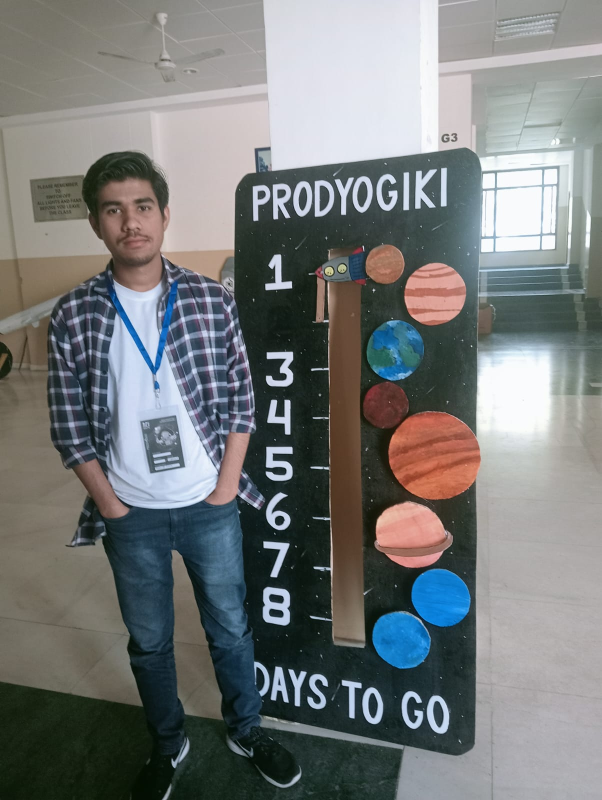
#> input picture my_image/robin.jpg, 1204 x 1600 px, given in place of the camera (shown at 1/2 size)
$ python openCV19.1.py
#> lines starting #> are read from the running program, lines starting #| are printed output that depends on the picture; after the words box and inside, x2 and y2 are one past the last pixel; in counts of white or black regions, pixels touching at a corner belong together
import cv2
import numpy as np

def onTrack1(val):
    global hueLow
    hueLow = val
    print("hue low:", hueLow)

def onTrack2(val):
    global hueHigh
    hueHigh = val
    print("hue high:", hueHigh)


def onTrack3(val):
    global satLow
    satLow = val
    print("sat low:", satLow)

def onTrack4(val):
    global satHigh
    satHigh = val
    print("sat high:", satHigh)

def onTrack5(val):
    global valLow
    valLow = val
    print("val low:", valLow)

def onTrack6(val):
    global valHigh
    valHigh = val
    print("val high:", valHigh)

width = 640
height = 360
cam = cv2.VideoCapture(0, cv2.CAP_DSHOW)
cam.set(cv2.CAP_PROP_FRAME_WIDTH, width)
cam.set(cv2.CAP_PROP_FRAME_HEIGHT, height)
cam.set(cv2.CAP_PROP_FPS, 30)
cam.set(cv2.CAP_PROP_FOURCC, cv2.VideoWriter_fourcc(*'MJPG'))

cv2.namedWindow("my tracker")
cv2.moveWindow("my tracker", width, 0)

hueLow, hueHigh = 10, 20

satLow, satHigh = 10, 250
valLow, valHigh = 10, 250

cv2.createTrackbar("hue low", "my tracker", hueLow, 179, onTrack1)
cv2.createTrackbar("hue high", "my tracker", hueHigh, 179, onTrack2)

cv2.createTrackbar("sat low", "my tracker", satLow, 255, onTrack3)
cv2.createTrackbar("sat high", "my tracker", satHigh, 255, onTrack4)
cv2.createTrackbar("val low", "my tracker", valLow, 255, onTrack5)
cv2.createTrackbar("val high", "my tracker", valHigh, 255, onTrack6)

while True:
    ignore, frame = cam.read()
#> frame is the input picture: shape (1600, 1204, 3); mean B, G, R 121.5, 121.7, 118.5
    frameHSV = cv2.cvtColor(frame, cv2.COLOR_BGR2HSV)
#> frameHSV: shape (1600, 1204, 3); mean H, S, V 67.4, 56.4, 131.5
    lowerBound = np.array([hueLow, satLow, valLow])
    upperBound = np.array([hueHigh, satHigh, valHigh])


    myMask = cv2.inRange(frameHSV, lowerBound, upperBound)
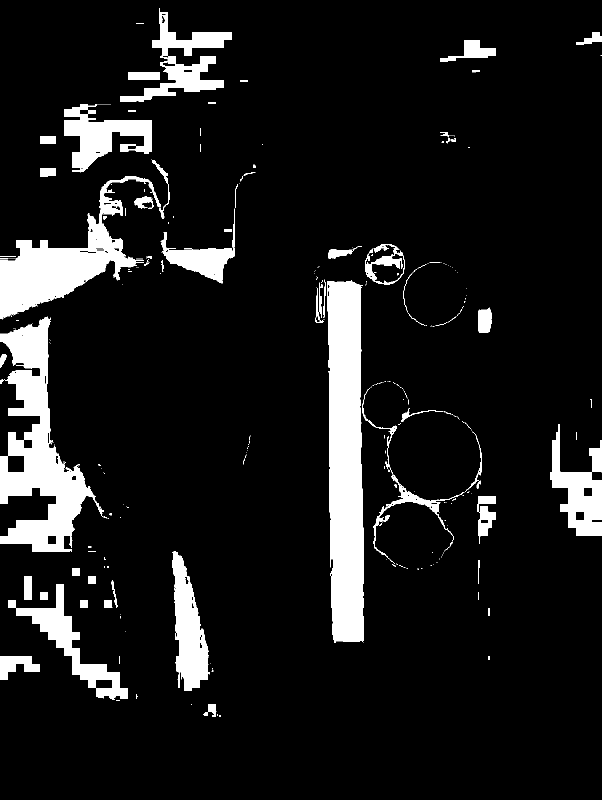
#> myMask: shape (1600, 1204) (shown at 1/2 size); 10.4% white; 330 white regions (246 under 20 px)


    contours, _ = cv2.findContours(myMask, cv2.RETR_EXTERNAL, cv2.CHAIN_APPROX_SIMPLE)
#> contours = 328 contours, 272 with area under 20; largest, box (x1, y1, x2, y2) and area: (654, 561, 728, 1286) 45504, (0, 633, 214, 1104) 39031, (0, 352, 322, 639) 26932, (240, 16, 464, 204) 11622, (345, 1102, 420, 1382) 11527

    for contour in contours:
        area = cv2.contourArea(contour)
        if area >= 450:
            x, y, w, h = cv2.boundingRect(contour)
            cv2.rectangle(frame, (x, y), (x+w, y+h), (0, 0, 255), 2)
#> this loop made 328 passes
#> (contour, area, x, y, w, h) on pass 29: ([[48, 1152], [48, 1199], [63, 1199], [63, 1152]], 705, 48, 1152, 16, 48)
#> (area, x, y, w, h) on passes 14, 26, 54, 75, 83, 116: (2155, 0, 1312, 80, 48), (11411.5, 16, 1168, 240, 232), (11527, 345, 1102, 75, 280), (1973.5, 954, 992, 38, 96), (2087.5, 746, 949, 183, 172), (11283.5, 1100, 848, 104, 224)
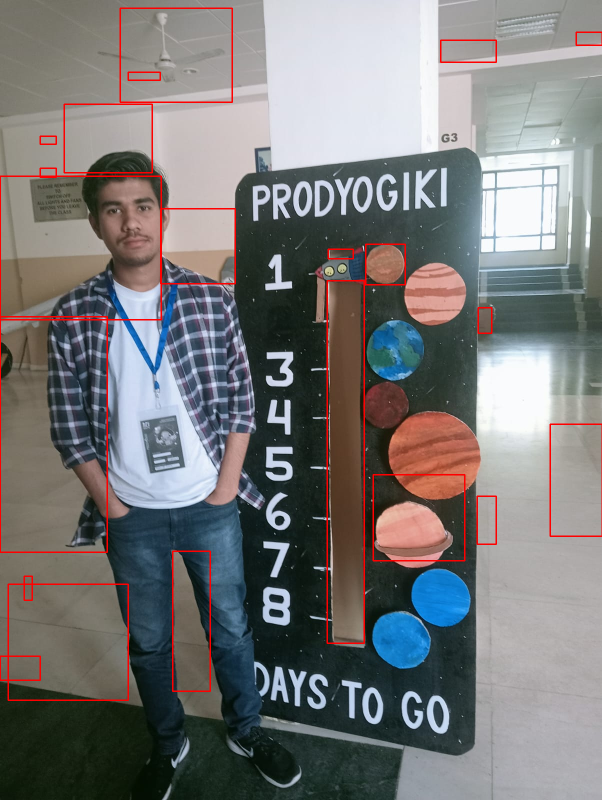
#> frame: shape (1600, 1204, 3) (shown at 1/2 size); 1.67% of pixels changed, all inside (x1, y1, x2, y2) = (0, 15, 1204, 1402)
            # cv2.drawContours(frame, [contour], 0, (255, 0, 0), 2)

    myObject = cv2.bitwise_and(frame, frame, mask=myMask)
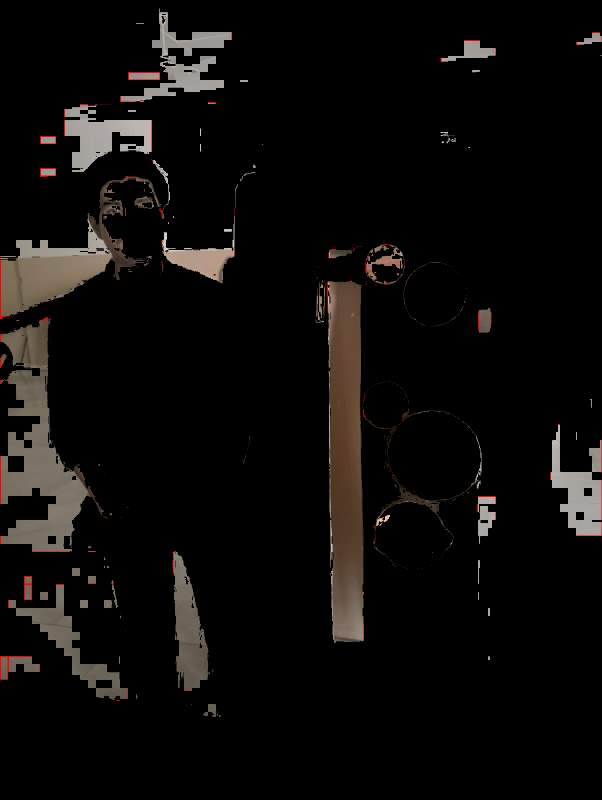
#> myObject: shape (1600, 1204, 3) (shown at 1/2 size); mean B, G, R 10.1, 11.4, 13.1

    # cv2.imshow("my object", myObject)
    myObjectSmall = cv2.resize(myObject, (int(width/2), int(height/2)))
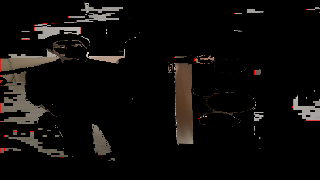
#> myObjectSmall: shape (180, 320, 3); mean B, G, R 10.1, 11.4, 13.2
    cv2.imshow("my object small", myObjectSmall)
    cv2.moveWindow("my object small", int(width/2), height)

    # cv2.imshow("my mask", myMask)
    myMaskSmall = cv2.resize(myMask, (int(width/2), int(height/2)))
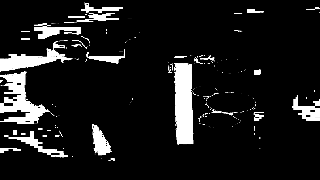
#> myMaskSmall: shape (180, 320); min 0, max 255, mean 26.6
    cv2.imshow("my mask small", myMaskSmall)
    cv2.moveWindow("my mask small", 0, height)


    cv2.imshow('my WEBcam', frame)
    cv2.moveWindow('my WEBcam', 0, 0)

    if cv2.waitKey(1) & 0xff == ord('q'):
#> (key q is pressed here)
        break

cam.release()
cv2.destroyAllWindows()
